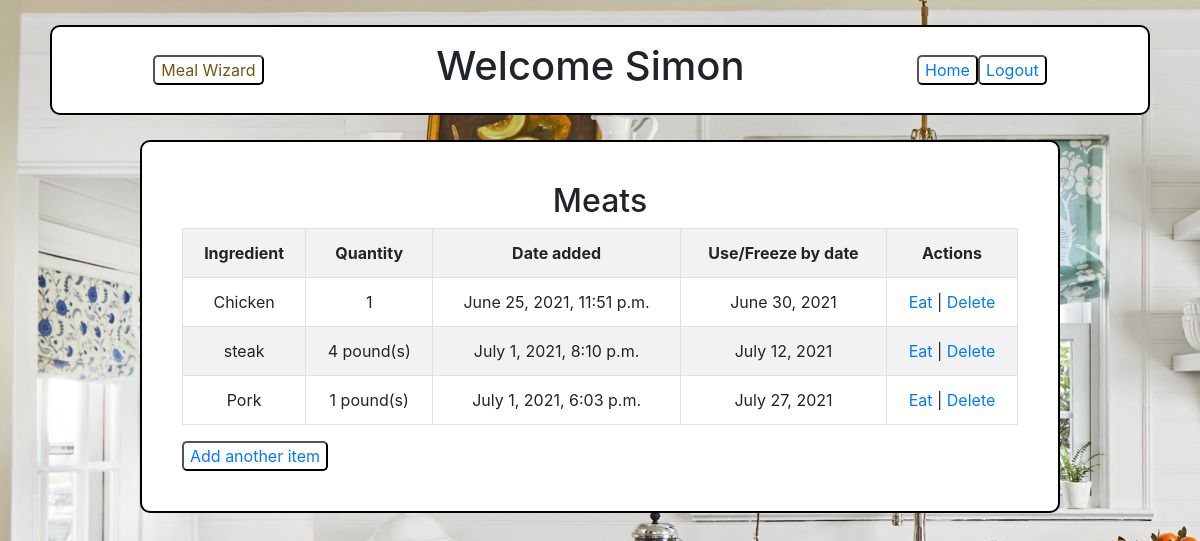
The app's page /view_all/1 (signed in) with its own data.
### main_app/models.py (models this page shows, shortened)
class User(models.Model):
    first_name = models.CharField(max_length=100)
    last_name = models.CharField(max_length=100)
    email = models.CharField(max_length=100)
    password = models.CharField(max_length=100)
    objects = UserManager()
    created_at=models.DateTimeField(auto_now_add=True)
    updated_at=models.DateTimeField(auto_now=True)

class Category(models.Model):
    name = models.CharField(max_length=100)
    created_at=models.DateTimeField(auto_now_add=True)
    updated_at=models.DateTimeField(auto_now=True)

class Ingredient(models.Model):
    name = models.CharField(max_length=100)
    quantity = models.IntegerField()
    unit = models.CharField(max_length=25, null = True)
    expiration = models.DateField(null = True)
    category = models.ForeignKey("Category", related_name = "ingredients", on_delete = models.CASCADE)
    chef = models.ForeignKey("User", related_name = "ingredients", null = True, on_delete = models.CASCADE)
    created_at=models.DateTimeField(auto_now_add=True)
    updated_at=models.DateTimeField(auto_now=True)

### main_app/views.py (the view)
# urls.py: path('view_all/<int:num>', views.view_all),
def view_all(request, num):
    if 'uuid' not in request.session:
        return redirect("/")
    this_category = Category.objects.get(id = num)
    ingredients_in_category = Ingredient.objects.all().filter(category = this_category).order_by("expiration")
    context = {
        "category": Category.objects.get(id = num),
        "ingredients" : ingredients_in_category,
        'user': User.objects.get(id = request.session['uuid']),
    }
    return render(request, "view_all.html", context)

### main_app/templates/view_all.html (shortened to what this page needs)
<!DOCTYPE html>
<html lang="en">
<head>
    <link rel="stylesheet" href="https://maxcdn.bootstrapcdn.com/bootstrap/4.0.0/css/bootstrap.min.css">
    {% load static %}
    <link rel="stylesheet" href="{% static 'style.css' %}" />
</head>
<body>
    <header>
        <button
            onclick="location.href='/meal_wizard'"
            role="link"
            data-href="/"
        >
            Meal Wizard
        </button>
        <h1>Welcome {{ user.first_name }}</h1>
        <span><button><a href="/home">Home</a></button><button><a href="/logout">Logout</a></button></span>
    </header>
    <main class="tableArea">
        <h2 class="centered">{{ category.name }}</h2>
            <table class=" table-curved table-striped table table-bordered centered table-md ">
                <tr>
                    <th>Ingredient</th>
                    <th>Quantity</th>
                    <th>Date added</th>
                    <th>Use/Freeze by date</th>
                    <th>Actions</th>
                </tr>
                {% for ingredient in ingredients %}
                    {% if ingredient.chef == user %}
                    <tr>
                        <td>{{ingredient.name}}</td>
                        <td>{{ingredient.quantity}} {{ingredient.unit}}</td>
                        <td>{{ingredient.created_at}}</td>
                        <td>{{ingredient.expiration}}</td>
                        <td><a href="/make_dinner/{{ ingredient.id }}">Eat</a> | <a href="/delete/{{ ingredient.id }}">Delete</a></td>
                    </tr>
                    {%endif%}
                {%endfor%}
            </table>
            <button ><a href="/ingredient_add/{{ category.id }}">Add another item</a></button>
    </main>
</body>
</html>

### main_app/static/style.css (style rules this page uses)
header { display: flex; flex-direction: row; align-items: center; justify-content: space-around; margin: 25px; padding: 15px; border: solid 2px black; border-radius: 10px; background-color: white; }
body { margin: 25px; background-image: url(/static/img/kitchen.jpeg); }
body h1 { text-align: center; }
.tableArea { border: solid 2px black; border-radius: 10px; background-color: white; padding: 40px; width: 80%; display: block; margin-left: auto; margin-right: auto; }
table { width: 90%; }
.centered { text-align: center; }
button { border-radius: 5px; background-color: white; color: #755514; cursor: pointer; }

### records on screen
User: first_name "Simon"
Category: name "Meats"
Ingredient: name "Chicken", quantity "1", created_at "June 25, 2021, 11:51 p.m.", expiration "June 30, 2021"
Ingredient: name "steak", quantity "4", unit "pound(s)", created_at "July 1, 2021, 8:10 p.m.", expiration "July 12, 2021"
Ingredient: name "Pork", quantity "1", unit "pound(s)", created_at "July 1, 2021, 6:03 p.m.", expiration "July 27, 2021"
